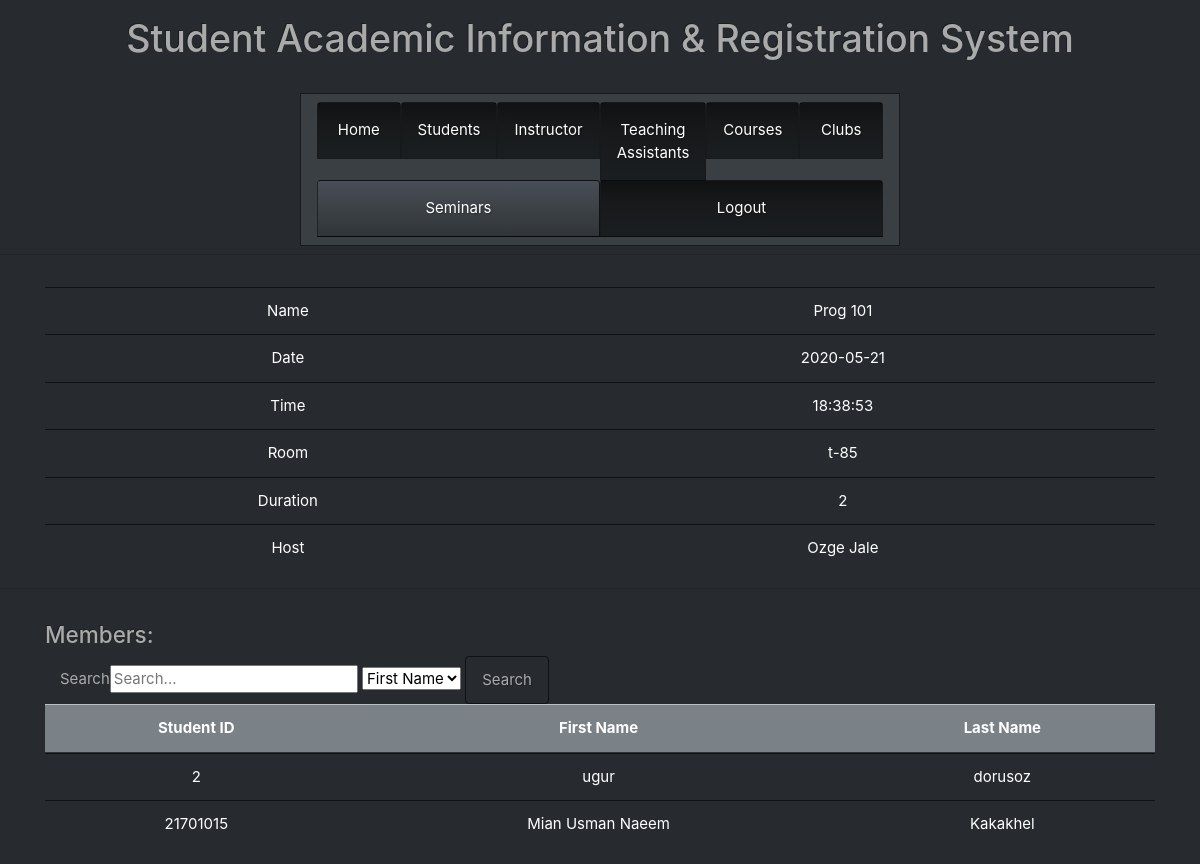
Screenshot of /html/Instructor/Details_Seminar.php?name=Prog 101&date=2020-05-21&host_ID=13 (signed in) with the database file from the repository.
### tables this page shows
CREATE TABLE `Seminar` (
  `name` varchar(64) NOT NULL,
  `seminar_date` date NOT NULL,
  `seminar_time` time DEFAULT NULL,
  `room` varchar(32) DEFAULT NULL,
  `duration` int(11) DEFAULT NULL,
  `host_ID` int(64) NOT NULL
);

CREATE TABLE `Person` (
  `person_ID` int(64) NOT NULL,
  `first_name` varchar(32) NOT NULL,
  `last_name` varchar(32) NOT NULL,
  `hash_password` varchar(32) NOT NULL,
  `login_status` enum('On','Off') DEFAULT NULL,
  `phone` varchar(32) DEFAULT NULL,
  `email` varchar(32) DEFAULT NULL,
  `gender` enum('Male','Female','Other') DEFAULT NULL,
  `address` varchar(64) DEFAULT NULL
);

### html/Instructor/Details_Seminar.php (the view, shortened to what this page needs)
<?php
if (isset($_SESSION['person_ID'])){
require "../../php/config.php";
if(isset($_GET['name'])) {
  $name = $_GET['name'];
}
else if(isset($_POST['name'])) {
  $name = $_POST['name'];
}
if(isset($_GET['date'])) {
  $date = $_GET['date'];
}
else if(isset($_POST['date'])) {
  $date = $_POST['date'];
}
if(isset($_GET['host_ID'])) {
  $host_ID = $_GET['host_ID'];
}
else if(isset($_POST['host_ID'])) {
  $host_ID = $_POST['host_ID'];
}
if(isset($_GET['search'])) {
  $searchVar = $_GET['searchVar'];
  $criteria = $_GET['criteria'];
  $connection = new PDO($dsn, $username, $password, $options);
  $student_IDs = array();
  $first_names = array();
  $last_names = array();
  if($criteria == '0') {
  $sql = "select P.person_ID, Q.first_name, Q.last_name from Attends as P, Person as Q where P.person_ID = Q.person_ID
		AND P.name = :name AND P.seminar_date = :date AND P.host_ID = :host_ID AND Q.first_name LIKE CONCAT('%', :searchVar, '%')";
    $statement = $connection->prepare($sql);
    $statement->bindParam(":name", $name, PDO::PARAM_STR);
  $statement->bindParam(":date", $date, PDO::PARAM_STR);
  $statement->bindParam(":host_ID", $host_ID, PDO::PARAM_INT);
    $statement->bindParam(':searchVar', $searchVar, PDO::PARAM_STR);
    $statement->execute();
    $result = $statement->fetchAll();
  foreach($result as $item) {
    array_push($student_IDs, $item[0]);
    array_push($first_names, $item[1]);
    array_push($last_names, $item[2]);
  }
  }
  else if($criteria == '1') {
  $sql = "select P.person_ID, Q.first_name, Q.last_name from Attends as P, Person as Q where P.person_ID = Q.person_ID
		AND P.name = :name AND P.seminar_date = :date AND P.host_ID = :host_ID AND Q.last_name LIKE CONCAT('%', :searchVar, '%')";
    $statement = $connection->prepare($sql);
    $statement->bindParam(":name", $name, PDO::PARAM_STR);
  $statement->bindParam(":date", $date, PDO::PARAM_STR);
  $statement->bindParam(":host_ID", $host_ID, PDO::PARAM_INT);
    $statement->bindParam(':searchVar', $searchVar, PDO::PARAM_STR);
    $statement->execute();
    $result = $statement->fetchAll();
  foreach($result as $item) {
    array_push($student_IDs, $item[0]);
    array_push($first_names, $item[1]);
    array_push($last_names, $item[2]);
  }
  }
  else if($criteria == '2') {
  $sql = "select P.person_ID, Q.first_name, Q.last_name from Attends as P, Person as Q where P.person_ID = Q.person_ID
		AND P.name = :name AND P.seminar_date = :date AND P.host_ID = :host_ID AND P.person_ID = :searchVar";
    $statement = $connection->prepare($sql);
    $statement->bindParam(":name", $name, PDO::PARAM_STR);
  $statement->bindParam(":date", $date, PDO::PARAM_STR);
  $statement->bindParam(":host_ID", $host_ID, PDO::PARAM_INT);
    $statement->bindParam(':searchVar', $searchVar, PDO::PARAM_INT);
    $statement->execute();
    $result = $statement->fetchAll();
  foreach($result as $item) {
    array_push($student_IDs, $item[0]);
    array_push($first_names, $item[1]);
    array_push($last_names, $item[2]);
  }
  }
  $student_IDs_Value = base64_encode(serialize($student_IDs));
  $first_names_Value = base64_encode(serialize($first_names));
  $last_names_Value = base64_encode(serialize($last_names));
  $data = array('student_IDs' => $student_IDs_Value, 'first_names' => $first_names_Value, 'last_names'=> $last_names_Value, 'name' => $name, 'date' => $date, 'host_ID' => $host_ID);
  $options = array(
    'http' => array(
        'header'  => "Content-type: application/x-www-form-urlencoded\r\n",
        'method'  => 'POST',
        'content' => http_build_query($data)
    )
  );
  $context  = stream_context_create($options);
  $result = file_get_contents("Details_Seminar.php", false, $context);
}
else{
try {
  $connection = new PDO($dsn, $username, $password, $options);
  $sql = "select P.person_ID, Q.first_name, Q.last_name from Attends as P, Person as Q where P.person_ID = Q.person_ID
		AND P.name = :name AND P.seminar_date = :date AND P.host_ID = :host_ID";
  $statement = $connection->prepare($sql);
  $statement->bindParam(":name", $name, PDO::PARAM_STR);
  $statement->bindParam(":date", $date, PDO::PARAM_STR);
  $statement->bindParam(":host_ID", $host_ID, PDO::PARAM_INT);
  $statement->execute();
  $result = $statement->fetchAll();
  $student_IDs = array();
  $first_names = array();
  $last_names = array();
  foreach($result as $item) {
    array_push($student_IDs, $item[0]);
    array_push($first_names, $item[1]);
    array_push($last_names, $item[2]);
  }
} catch(PDOException $error) {
    echo $sql . "<br>" . $error->getMessage();
}
}
try {
  $connection = new PDO($dsn, $username, $password, $options);
  $sql = "SELECT seminar_time, room, duration, first_name, last_name FROM Seminar, Person WHERE name=:name AND seminar_date=:date AND host_ID=:host_ID";
  $statement = $connection->prepare($sql);
  $statement->bindParam(":name", $name, PDO::PARAM_STR);
  $statement->bindParam(":date", $date, PDO::PARAM_STR);
  $statement->bindParam(":host_ID", $host_ID, PDO::PARAM_STR);
  $statement->execute();
  $result = $statement->fetchAll();
  $time = $result[0][0];
  $room = $result[0][1];
  $duration = $result[0][2];
  $host_first_name = $result[0][3];
  $host_last_name = $result[0][4];
} catch(PDOException $error) {
    echo $sql . "<br>" . $error->getMessage();
}
}
else{
  header("Location: http://localhost/html/Login/Login_as_Admin.php");
    exit();
}
?>
<!DOCTYPE html>
<html lang="en">
  <head>
    <link href="../../css/bootstrap.min.css" rel="stylesheet" />
    <link rel="stylesheet" href="../../css/style.css" />
    <link rel="stylesheet" href="https://use.fontawesome.com/releases/v5.7.0/css/all.css">
  </head>
  <body>
    <h1 class='text-center pb-4 pt-3'>Student Academic Information & Registration System</h1>
    <nav class="navbar sticky-top justify-content-center navbar-expand-lg navbar-dark bg-primary pt-2 pb-2 mx-auto" style="width: 50%;">
    <ul class="nav nav-tabs sticky-top nav-justified">
                <li class="nav-item ">
                    <a class="nav-link " data-toggle="tab" href="inst_Home.php">Home</a>
                </li>
                <li class="nav-item">
                  <a class="nav-link" data-toggle="tab" href="inst_Stud.php">Students</a>
                </li>
                <li class="nav-item">
                  <a class="nav-link" data-toggle="tab" href="inst_Details.php">Instructor</a>
                </li>
                <li class="nav-item">
                    <a class="nav-link" data-toggle="tab" href="inst_TA.php">Teaching Assistants</a>
                </li>
                <li class="nav-item">
                    <a class="nav-link" data-toggle="tab" href="inst_Course.php">Courses</a>
                </li>
                <li class="nav-item">
                    <a class="nav-link" data-toggle="tab" href="Instructor_Clubs.php">Clubs</a>
                </li>
                <li class="nav-item active">
                  <a class="nav-link active" data-toggle="tab" href="Instructor_Seminar.php">Seminars</a>
              </li>
              <li class="nav-item">
                <a class="nav-link" href="../../php/logout.inc.php">Logout</a>
              </li>
              </ul>
    </nav>
    <div class="dropdown-divider pt-4"></div>
    <div class="container">
      <table class="table table-hover justify-content-center text-center">
        <tbody>
		<tr> <td> Name </td> <td> <?php echo $name ?></td> </tr>
		<tr> <td> Date </td> <td> <?php echo $date ?> </td> </tr>
		<tr> <td> Time </td> <td> <?php echo $time ?></td> </tr>
		<tr> <td> Room </td> <td> <?php echo $room ?></td> </tr>
		<tr> <td> Duration </td> <td> <?php echo $duration ?></td> </tr>
		<tr> <td> Host </td> <td> <?php echo $host_first_name." ".$host_last_name ?></td> </tr>
        </tbody>
      </table>
    </div>
    <div class="dropdown-divider pt-4"></div>
    <div class="container">
      <h4>Members: </h4>
      <table class="table table-hover justify-content-center text-center">
	<div class="container">
	    <div class="row">
        	  <div class="col-md-8">
                	<form class="form-inline">
                	    Search<input type="text" name="searchVar" class="input-small" placeholder="Search...">
                	    <select id="criteria" name="criteria">
                	        <option value="0">First Name</option>
                	    </select>
                	    <button type="submit" name="search" class="btn">Search</button>
                	</form>
          	</div>
    	    </div>
	</div>
	<thead>
          <tr class="table-secondary">
            <th scope="col">Student ID</th>
            <th scope="col">First Name</th>
            <th scope="col">Last Name</th>
          </tr>
	</thead>
        <tbody>
           <?php for($i = 0; $i < count($first_names); $i++) { ?>
                <tr>
                <td>
                        <?php echo $student_IDs[$i] ?>
                </td>
                <td>
                        <?php echo $first_names[$i] ?>
                </td>
                <td>
                        <?php echo $last_names[$i] ?>
                </td>
                </tr>
           <?php } ?>
        </tbody>
      </table>
    </div>
  </body>
</html>

### rows the page displays
seminar: seminar_time "18:38:53", room "t-85", duration "2"
person: first_name "Ozge", last_name "Jale"

### other values shown
$name "Prog 101"
$date "2020-05-21"
$student_IDs[$i] "2"
$first_names[$i] "ugur"
$last_names[$i] "dorusoz"
$student_IDs[$i] "21701015"
$first_names[$i] "Mian Usman Naeem"
$last_names[$i] "Kakakhel"
